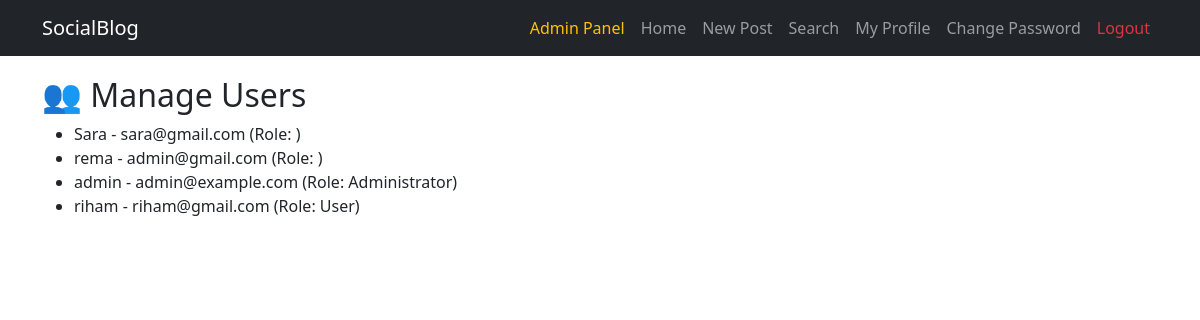
The app's page /admin/users (signed in) with its own data.
### app/models.py (models this page shows, shortened)
class User(UserMixin, db.Model):
    __tablename__ = "users"
    id = db.Column(db.Integer, primary_key=True)
    username = db.Column(db.String(64), unique=True, index=True)
    email = db.Column(db.String(120), unique=True, index=True)
    password_hash = db.Column(db.String(128))
    confirmed = db.Column(db.Boolean, default=False)
    role_id = db.Column(db.Integer, db.ForeignKey('roles.id'))
    name = db.Column(db.String(64))
    location = db.Column(db.String(64))
    bio = db.Column(db.Text())
    member_since = db.Column(db.DateTime(), default=db.func.now())
    last_seen = db.Column(db.DateTime(), default=db.func.now())
    posts = db.relationship('Post', backref='author', lazy='dynamic')
    comments = db.relationship('Comment', backref='author', lazy='dynamic')
    followed = db.relationship(
        'Follow',
        foreign_keys=[Follow.follower_id],
        backref=db.backref('follower', lazy='joined'),
        lazy='dynamic',
        cascade='all, delete-orphan'
    )
    followers = db.relationship(
        'Follow',
        foreign_keys=[Follow.followed_id],
        backref=db.backref('followed', lazy='joined'),
        lazy='dynamic',
        cascade='all, delete-orphan'
    )
    def can(self, perm):
        return self.role is not None and (self.role.permissions & perm) == perm
    def is_administrator(self):
        return self.can(Permission.ADMIN)
    @property
    def password(self):
        raise AttributeError("password is not readable")
    def ping(self):
        self.last_seen = datetime.utcnow()
        db.session.add(self)
        db.session.commit()

class Role(db.Model):
    __tablename__ = 'roles'
    id = db.Column(db.Integer, primary_key=True)
    name = db.Column(db.String(64), unique=True)
    default = db.Column(db.Boolean, default=False, index=True)
    permissions = db.Column(db.Integer)
    users = db.relationship('User', backref='role', lazy='dynamic')

### app/admin/views.py (the view)
@admin.route('/users')
@login_required
@admin_required
def manage_users():
    users = User.query.all()
    return render_template('admin/manage_users.html', users=users)

### app/auth/views.py (called while the page is built)
@auth.before_app_request
def before_request():
    if current_user.is_authenticated:
        current_user.ping()
        if not current_user.confirmed \
                and request.blueprint != 'auth' \
                and request.endpoint != 'static':
            return redirect(url_for('auth.unconfirmed'))

### app/models.py (called while the page is built)
def permission_required(permission):
    def decorator(f):
        @wraps(f)
        def decorated_function(*args, **kwargs):
            if not current_user.can(permission):
                abort(403)
            return f(*args, **kwargs)
        return decorated_function
    return decorator

@login_manager.user_loader
def load_user(user_id):
    return User.query.get(int(user_id))

### app/admin/templates/admin/manage_users.html
{% extends "base.html" %}
{% block content %}
<h2>👥 Manage Users</h2>
<ul>
  {% for user in users %}
    <li>{{ user.username }} - {{ user.email }} (Role: {{ user.role.name }})</li>
  {% endfor %}
</ul>
{% endblock %}

### app/templates/base.html (style rules this page uses)
body { padding-top: 60px; }

### records on screen
User: username "Sara", email "sara@gmail.com"
User: username "rema", email "admin@gmail.com"
User: username "admin", email "admin@example.com", role.name "Administrator"
User: username "riham", email "riham@gmail.com", role.name "User"
